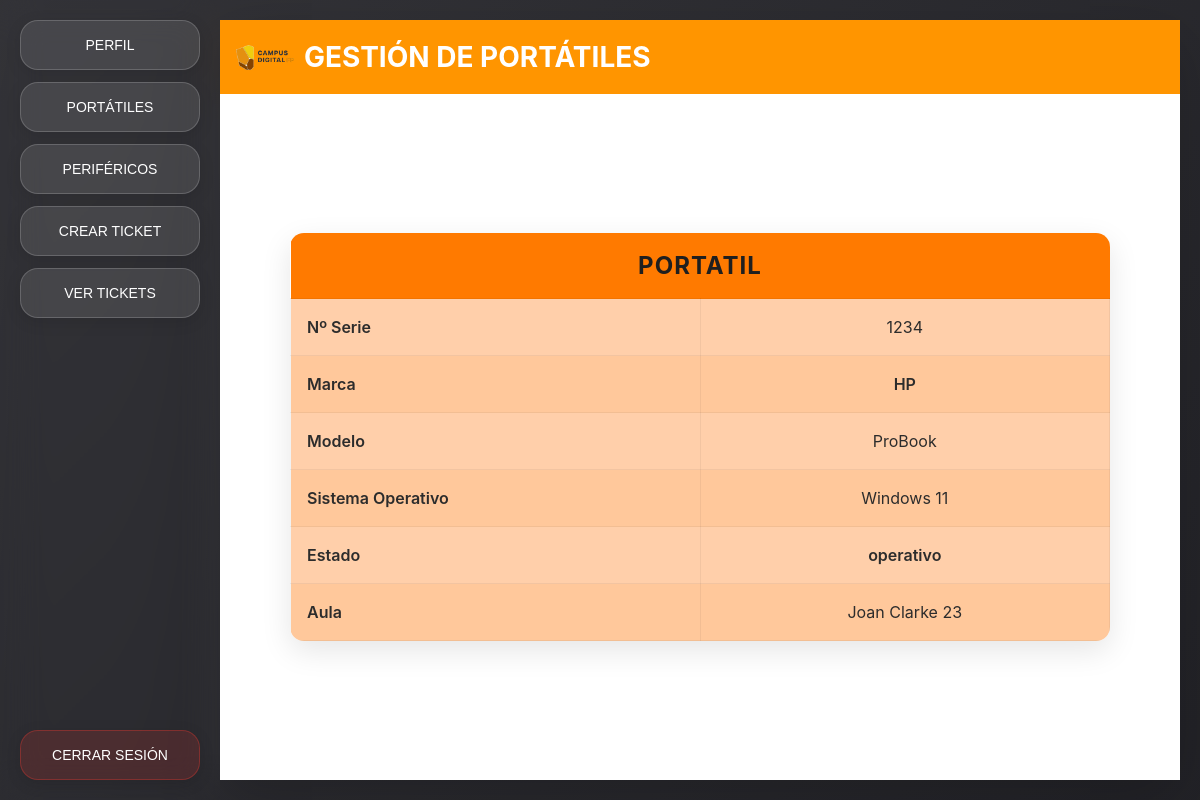
/webApp/App/views/user/portatil.php (signed in), run on the app's committed database.
### tables this page shows
CREATE TABLE `ordenadores` (
  `idOrdenador` int(11) NOT NULL,
  `marca` varchar(45) DEFAULT NULL,
  `so` varchar(45) DEFAULT NULL,
  `modelo` varchar(45) DEFAULT NULL,
  `num_serie` int(11) DEFAULT NULL,
  `numero` int(11) DEFAULT NULL,
  `estado` enum('averiado','operativo') DEFAULT NULL,
  `fk_idAula` int(11) DEFAULT NULL
);

CREATE TABLE `aulas` (
  `idAula` int(11) NOT NULL,
  `nombre_aula` varchar(50) DEFAULT NULL,
  `planta` varchar(50) DEFAULT NULL,
  `centro` varchar(50) DEFAULT NULL
);

### webApp/App/include/inicio_sesion.php (called while the page is built, shortened)
<?php
if (!isset($_SESSION['usuario'])) {
    header("Location: ../../../public/index.php");
    exit();
} else {
    $idUsuario = $_SESSION['usuario'];
}
?>

### webApp/App/views/user/portatil.php (the view, shortened to what this page needs)
<?php
include("../../include/inicio_sesion.php");
?>
<!DOCTYPE html>
<html lang="en">
<head>
    <link rel="stylesheet" href="../../../public/assets/css/styles.css">
</head>
<body>
<nav class="menu">
    <header class="menu-titulo">
        <button class="boton-menu" onclick="location.href='perfil.php'">PERFIL</button>
    </header>
    <button class="boton-menu" onclick="location.href='portatil.php'">PORTÁTILES</button>
    <button class="boton-menu" onclick="location.href='perifericos.php'">PERIFÉRICOS</button>
    <button class="boton-menu" onclick="location.href='incidencias.php'">CREAR TICKET</button>
    <button class="boton-menu" onclick="location.href='vista_incidencias.php'">VER TICKETS</button>
    <button class="boton-cerrar" onclick="location.href='../../controllers/cerrar_sesion.php'">CERRAR SESIÓN</button>
</nav>
<main class="contenido">
    <header class="cabecera">
        <h1>GESTIÓN DE PORTÁTILES</h1>
    </header>
    <section class="area-trabajo">
        <section class="tabla-contenedor">
            <?php
            $sql = "SELECT * FROM alumnos WHERE fk_idUsuario_alumno = '$idUsuario'";
            $result = mysqli_query($conn, $sql);
            $alumno = $result->fetch_assoc();
            $result = mysqli_query($conn, "SELECT * FROM ordenadores WHERE idOrdenador = '{$alumno['fk_idOrdenador_alumno']}'");
            while ($row = $result->fetch_assoc()) {
                echo "<table class='tabla-portatil' aria-label='Datos del portátil'>";
                echo "<thead>";
                echo "<tr>";
                echo "<th colspan='2'>PORTATIL</th>";
                echo "</tr>";
                echo "</thead>";
                echo "<tbody>";
                echo "<tr>";
                echo "<td class='campo'>Nº Serie</td>";
                echo "<td id='dato-serie'>". htmlspecialchars($row['num_serie']). "</td>";
                echo "</tr>";
                echo "<tr>";
                echo "<td class='campo'>Marca</td>";
                echo "<td id='dato-marca'>". htmlspecialchars($row['marca']). "</td>";
                echo "</tr>";
                echo "<tr>";
                echo "<td class='campo'>Modelo</td>";
                echo "<td id='dato-modelo'>". htmlspecialchars($row['modelo']). "</td>";
                echo "</tr>";
                echo "<tr>";
                echo "<td class='campo'>Sistema Operativo</td>";
                echo "<td id='dato-so'>". htmlspecialchars($row['so']). "</td>";
                echo "</tr>";
                echo "<tr>";
                echo "<td class='campo'>Estado</td>";
                echo "<td id='dato-estado'>". htmlspecialchars($row['estado']). "</td>";
                echo "</tr>";
                echo "<tr>";
                echo "<td class='campo'>Aula</td>";
                $aula = mysqli_query($conn, "SELECT * FROM aulas WHERE idAula = '{$alumno['fk_idAula_alumno']}'");
                $nombre_aula = mysqli_fetch_assoc($aula);
                echo "<td id='dato-aula'>". htmlspecialchars($nombre_aula['nombre_aula']). " ". htmlspecialchars($row['numero']). "</td>";
                echo "</tr>";
                echo "</tbody>";
                echo "</table>";
            }
            ?>
        </section>
    </section>
</main>
</body>
</html>

### webApp/public/assets/css/styles.css (style rules this page uses)
* { margin: 0; padding: 0; box-sizing: border-box; }
body { font-family: -apple-system, BlinkMacSystemFont, 'Segoe UI', 'Helvetica Neue', Arial, sans-serif; display: flex; height: 100vh; background: linear-gradient(135deg, rgba(40, 40, 45, 0.95) 0%, rgba(30, 30, 35, 0.98) 100%); }
.menu { width: 220px; padding: 20px; display: flex; flex-direction: column; gap: 12px; backdrop-filter: blur(20px); -webkit-backdrop-filter: blur(20px); }
.menu-titulo { display: contents; background: transparent; backdrop-filter: none; border: none; color: inherit; padding: 0; margin: 0; text-align: initial; box-shadow: none; }
.boton-menu { width: 100%; padding: 16px 20px; margin-bottom: 0; background: rgba(255, 255, 255, 0.1); backdrop-filter: blur(10px); border: 1px solid rgba(255, 255, 255, 0.18); border-radius: 18px; font-size: 14px; font-weight: 500; cursor: pointer; color: white; transition: all 0.3s ease; box-shadow: 0 4px 16px 0 rgba(0, 0, 0, 0.1); }
.boton-cerrar { padding: 16px 20px; margin-top: auto; background: rgba(255, 59, 48, 0.15); backdrop-filter: blur(10px); border: 1px solid rgba(255, 59, 48, 0.3); color: white; border-radius: 18px; font-size: 14px; font-weight: 500; cursor: pointer; transition: all 0.3s ease; box-shadow: 0 4px 16px 0 rgba(0, 0, 0, 0.1); }
.contenido { flex: 1; display: flex; flex-direction: column; margin: 20px 20px 20px 0; overflow: hidden; box-shadow: 0 20px 60px rgba(0, 0, 0, 0.2); min-width: 0; }
.cabecera { background-color: #FF9500; color: white; padding: 8px 16px; display: flex; justify-content: space-between; align-items: center; gap: 10px; }
.cabecera h1 { font-size: clamp(20px, 3.2vw, 28px); }
.area-trabajo { flex: 1; padding: clamp(8px, 2vw, 20px); text-align: center; display: flex; flex-direction: column; align-items: center; gap: 16px; background-color: white; overflow: auto; min-height: 0; }
.tabla-contenedor { width: 100%; display: flex; align-items: center; padding: 0 8px; overflow-x: auto; -webkit-overflow-scrolling: touch; min-height: 100%; }
.tabla-portatil { width: min(100%, 820px); margin: 0 auto; border-collapse: collapse; border-radius: 14px; overflow: hidden; box-shadow: 0 10px 30px rgba(0,0,0,0.10); text-align: center; table-layout: fixed; word-wrap: break-word; overflow-wrap: anywhere; }
.tabla-portatil thead th { background: #FF7A00; color: #1f1f1f; font-size: clamp(18px, 2.6vw, 24px); letter-spacing: 1px; padding: clamp(12px, 2.5vw, 18px) clamp(10px, 2.5vw, 14px); }
.tabla-portatil tbody td { padding: clamp(12px, 2.6vw, 18px) clamp(10px, 2.6vw, 16px); font-size: clamp(14px, 2.4vw, 16px); color: #2c2c2c; border: 1px solid rgba(0,0,0,0.05); background: #ffcfaa; }
.tabla-portatil tbody tr:nth-child(even) td { background: #ffc89b; }
.tabla-portatil td.campo { text-align: left; font-weight: 600; width: 35%; }
#dato-nombre, #dato-marca, #dato-fecha, #dato-estado { text-align: center; font-weight: 600; }
.cabecera h1 { display: inline-flex; align-items: center; gap: 10px; }
.cabecera h1::before { content: ""; display: inline-block; width: calc(1em + 30px); height: calc(1em + 30px); background-image: url('../img/LOGOS-CAMPUS-DIGITAL-FP-VERSION-COLOR-DEFINITIVO.png'); background-size: contain; background-repeat: no-repeat; background-position: center; }

### data on the page
ordenadores: num_serie "1234", marca "HP", modelo "ProBook", so "Windows 11", estado "operativo", fk_idAula.nombre_aula "Joan Clarke", numero "23"
